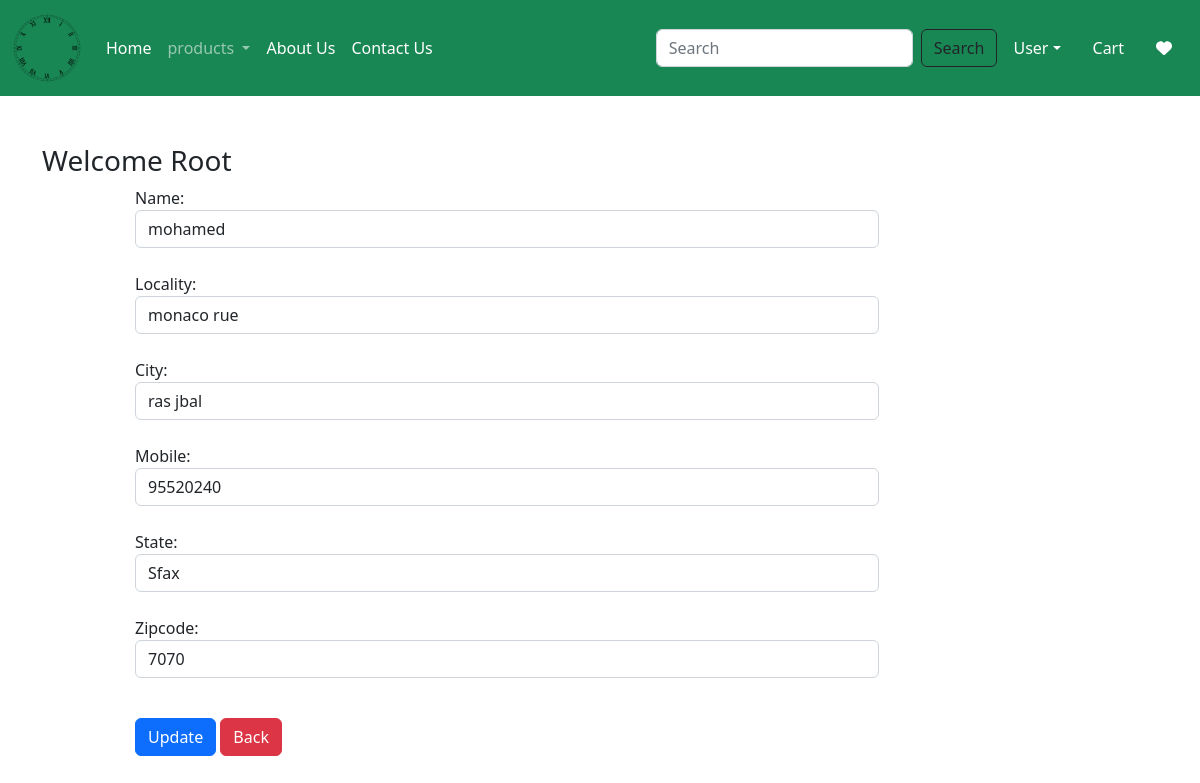
Screenshot of /updateAddress/3/ (signed in) with the database file from the repository.
### app/models.py (models this page shows, shortened)
class Customer(models.Model):
    user = models.ForeignKey(User, on_delete=models.CASCADE)
    name = models.CharField(max_length=200)
    locality = models.CharField(max_length=200)
    city = models.CharField(max_length=50)
    mobile = models.IntegerField(default=0)
    zipcode = models.IntegerField()
    state = models.CharField(choices=STATE_CHOICES, max_length=100)

### app/views.py (the view, shortened to what this page needs)
# urls.py: path('updateAddress/<int:pk>/', views.updateAddress.as_view(), name='updateAddress'),  # Corrected missing quotes
@method_decorator(login_required, name='dispatch')
class updateAddress(View):
    def get(self, request, pk):
        add = Customer.objects.get(pk=pk)
        form = CustomerProfileForm(instance=add)
        return render(request, 'app/updateAddress.html', locals())

### app/forms.py
class CustomerProfileForm(forms.ModelForm):
    class Meta:
        model = Customer
        fields = ['name', 'locality', 'city', 'mobile', 'state', 'zipcode']
        widgets = {
            'name': forms.TextInput(attrs={'class': 'form-control'}),
            'locality': forms.TextInput(attrs={'class': 'form-control'}),
            'city': forms.TextInput(attrs={'class': 'form-control'}),
            'mobile': forms.TextInput(attrs={'class': 'form-control'}),
            'state': forms.Select(attrs={'class': 'form-control'}),
            'zipcode': forms.NumberInput(attrs={'class': 'form-control'}),
        }

### app/templates/app/updateAddress.html (shortened to what this page needs)
{% extends 'app/base.html' %}
{% load static %}
{% block main-content %}
<div class="container my-5">
    <div class="row">
        <h3>Welcome <span class="text-capitalize">{{ request.user }}</span></h3>
    </div>
    <div class="col-sm-8 offset-sm-1">
        <form action="" method="post">
            {% for fm in form %}
                {{ fm.label_tag }} {{ fm }} <small class="text-danger">{{ fm.errors|striptags }}</small><br>
            {% endfor %}
            <div class="col-12 mt-3">
                <button type="submit" class="btn btn-primary">Update</button>
                <a href="{% url 'address' %}" type="button" class="btn btn-danger">Back</a>
            </div>
        </form>
    </div>
</div>
{% endblock main-content %}

### rows the page displays
Customer: form "mohamed" "monaco rue" "ras jbal" "95520240" "Sfax" "7070"

### other values shown
{{ request.user }} "Root"
{{ fm.label_tag }} "Name:" "Locality:" "City:" "Mobile:" "State:" "Zipcode:"
